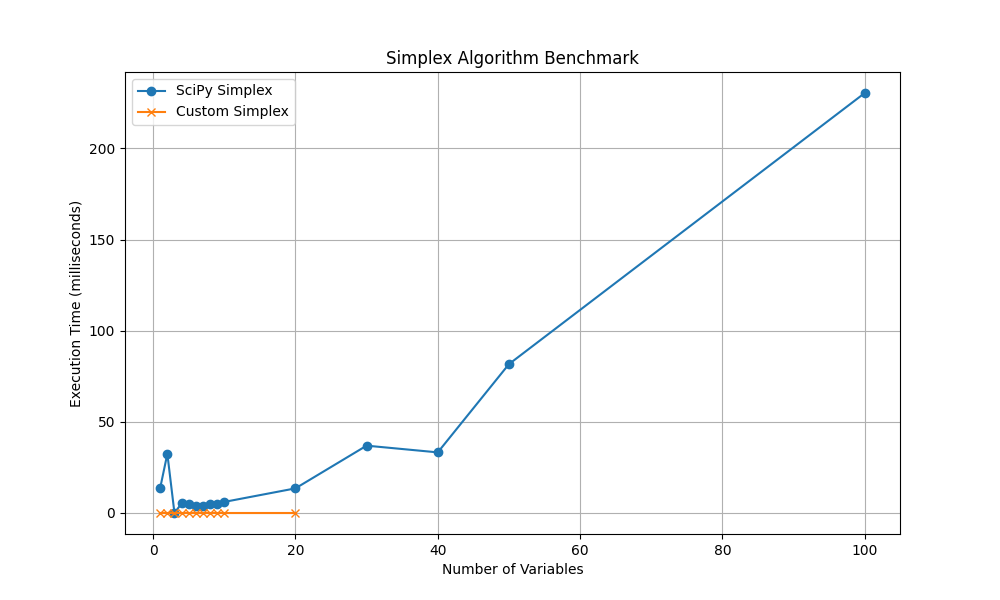

This figure's Python source:
import numpy as np
import time
import matplotlib.pyplot as plt
from scipy.optimize import linprog
import warnings

def lp_generator(n_vars, n_constraints):
    c = np.random.randint(1, 100, size=n_vars)
    A = np.random.randint(1, 100, size=(n_constraints, n_vars))
    b = np.random.randint(100, 500, size=n_constraints)
    return c, A, b

warnings.filterwarnings("ignore", category=DeprecationWarning)

benchmark_sizes = [1, 2, 3, 4, 5, 6, 7, 8, 9, 10, 20, 30, 40, 50, 100]

custom_times = []
scipy_times = []

print(f"{'Size':>6} | {'Custom Simplex (ms)':>20} | {'SciPy Simplex (ms)':>18}")
print("-" * 50)

for size in benchmark_sizes:
    c, A, b = lp_generator(size, size)

    if size <= 20:
        start = time.time()
        
        try:
            pass
        except:
            pass
        
        end = time.time()
        custom_time = round((end - start) * 1000, 3)
    else:
        custom_time = None

    start = time.time()
    linprog(c=-c, A_ub=A, b_ub=b, method='simplex', options={'disp': False})
    end = time.time()
    scipy_time = round((end - start) * 1000, 3)

    custom_times.append(custom_time)
    scipy_times.append(scipy_time)

    print(f"{size:6} | {str(custom_time) + ' ms' if custom_time is not None else 'N/A':>20} | {scipy_time:>15} ms")

plt.figure(figsize=(10,6))
plt.plot(benchmark_sizes, scipy_times, label='SciPy Simplex', marker='o')

custom_plot_sizes = [benchmark_sizes[i] for i in range(len(benchmark_sizes)) if custom_times[i] is not None]
custom_plot_times = [t for t in custom_times if t is not None]
plt.plot(custom_plot_sizes, custom_plot_times, label='Custom Simplex', marker='x')

plt.xlabel('Number of Variables')
plt.ylabel('Execution Time (milliseconds)')
plt.title('Simplex Algorithm Benchmark')
plt.legend()
plt.grid(True)
plt.show()
